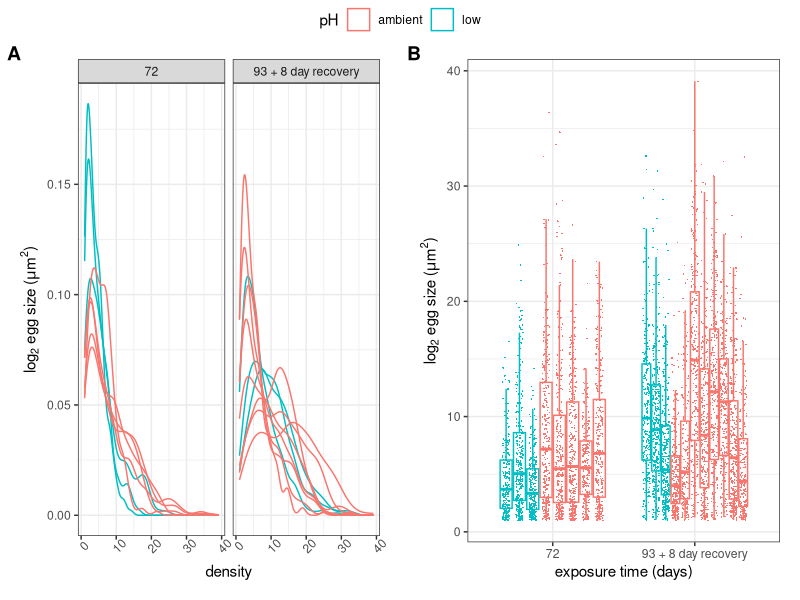
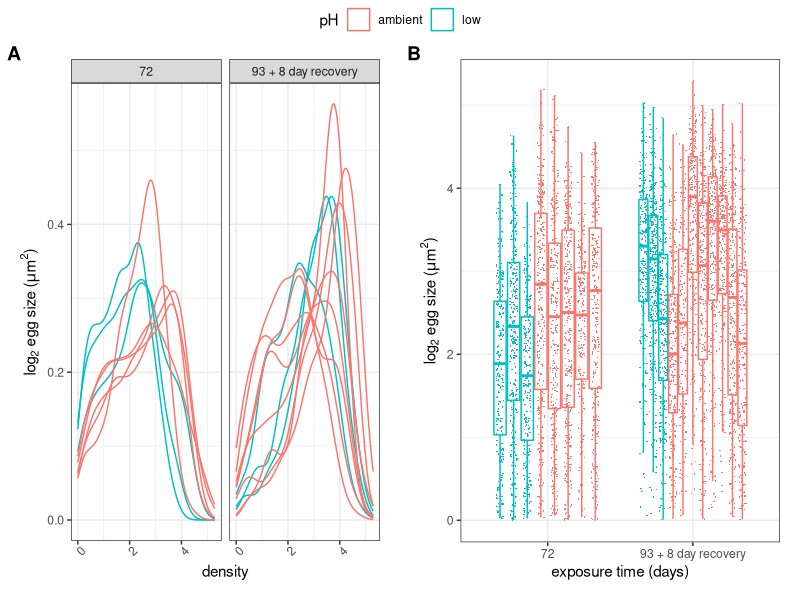
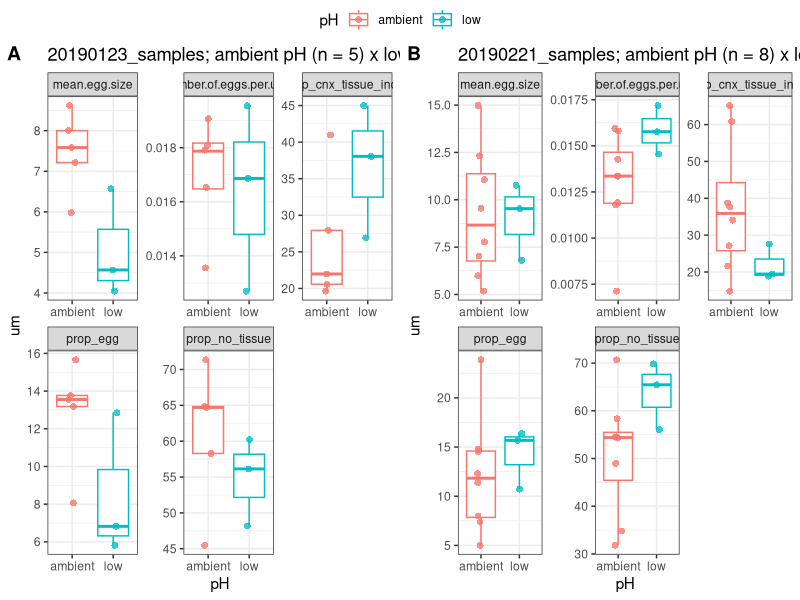
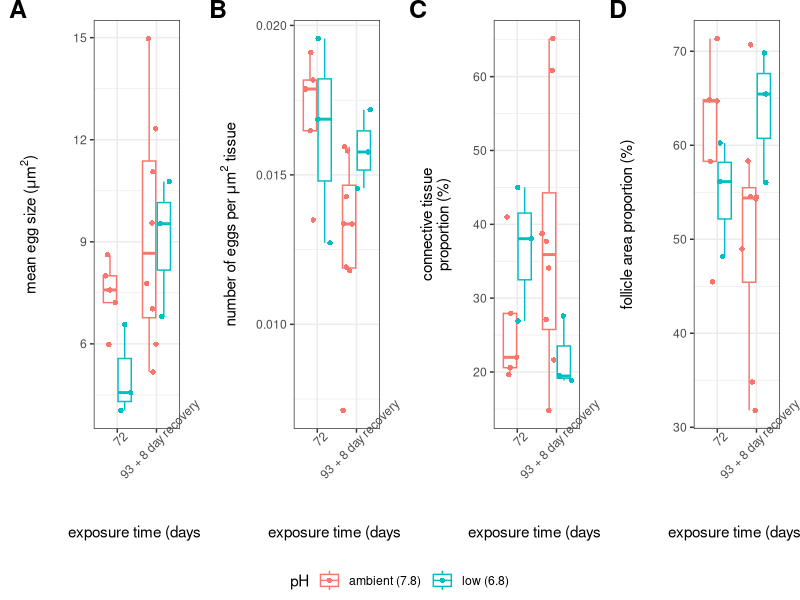

R code for these plots, in order: (Note: this script raises an error after producing the figures.)
## ---- chunk 1
library(ggplot2)
library(ggpubr)
library(rstatix)
library(dplyr)
library(broom)
library(lme4)
## ---- chunk 2
female_data <- read.csv("../../data/histology/20200820_Female_Gonad_RESULTS.csv", stringsAsFactors = F,colClasses = c(rep("character",4),rep("numeric",7)))


egg_size <- read.csv("../../data/histology/Female_Gonad/egg_size.csv", stringsAsFactors = F, colClasses = c("character","character","numeric"))
## ---- chunk 3
#rename columns
colnames(egg_size) <- c("date", "sample_ID", "egg_size")

#merge egg size data with treatment info
egg_size_m <- merge(female_data[,c("date", "sample_ID","pH")], egg_size)

egg_size_m$date <- gsub("20190123", "72",egg_size_m$date)

egg_size_m$date <- gsub("20190221", "93 + 8 day recovery",egg_size_m$date)
## ---- chunk 4
#first check distribution

p <- ggplot(data = egg_size_m,aes(x = egg_size, color = pH, group = sample_ID)) + geom_density() + theme_bw() + labs(x = "density", y =expression(paste(log[2]," egg size (",mu,"m"^2,")", sep = "")))+ theme(plot.margin = unit(c(rep(1,4)), "lines"), axis.text.x = element_text(angle = 45)) + facet_wrap(~date)

#it's left skewed so try log transformation
q <- ggplot(data = egg_size_m,aes(x = log(egg_size,2), color = pH, group = sample_ID)) + geom_density() + theme_bw() + labs(x = "density", y = expression(paste(log[2]," egg size (",mu,"m"^2,")", sep = "")))+ theme(plot.margin = unit(c(rep(1,4)), "lines"), axis.text.x = element_text(angle = 45)) + facet_wrap(~date)

#plot boxplots
r <- ggplot(data = egg_size_m,aes(x = date, y = egg_size, color = pH, group = interaction(pH,date, sample_ID))) + geom_boxplot(outlier.shape = NA) + geom_point(pch = 16, size=0.2,position = position_jitterdodge(jitter.width = 0.05)) + theme_bw() + labs(x = "exposure time (days)", y = expression(paste(log[2]," egg size (",mu,"m"^2,")", sep = "")))+ theme(plot.margin = unit(c(rep(1,4)), "lines"))

#after log transformation
s <- ggplot(data = egg_size_m,aes(x = date, y = log(egg_size,2), color = pH, group = interaction(pH,date, sample_ID))) + geom_boxplot(outlier.shape = NA) + geom_point(pch = 16, size=0.2,position = position_jitterdodge(jitter.width = 0.05)) + theme_bw() + labs(x = "exposure time (days)", y = expression(paste(log[2]," egg size (",mu,"m"^2,")", sep = "")))+ theme(plot.margin = unit(c(rep(1,4)), "lines"))

jpeg("egg_size_dist.jpg", width = 12, height = 6, units = "in", res = 300)
ggpubr::ggarrange(p,r,labels = "AUTO", common.legend = T)
dev.off()

jpeg("log_egg_size_dist.jpg", width = 12, height = 6, units = "in", res = 300)
ggpubr::ggarrange(q,s,labels = "AUTO", common.legend = T)
dev.off()

summary(aov(log(egg_size,2) ~ pH * date, data = egg_size_m))

View(tidy(TukeyHSD(aov(log(egg_size,2) ~ pH * date, data = egg_size_m))))


## ---- chunk 5
female_data$prop_egg <- (female_data$egg.area..based.on.ind.eggs. / female_data$total.area..um.) *100

female_data$prop_no_tissue <- (female_data$no.tissue.area / female_data$total.area..um.) *100

female_data$prop_cnx_tissue_indve <- (female_data$connective.tissue.area..egg.based.on.indiv./ female_data$total.area..um.)*100

#create column for relative # of eggs
female_data$number.of.eggs.per.um2 <- (female_data$number.of.eggs/female_data$total.area..um.)


female_data$pH_date <- paste(female_data$date, female_data$pH, sep = "_")



## ---- chunk 6
female_data_STACKED <- tidyr::gather(female_data,"metric", "um", 5:(ncol(female_data)-1))

female_data_STACKED$um <- as.numeric(female_data_STACKED$um)
## ---- chunk 7
female_data_STACKED_filt <- female_data_STACKED[grep("prop|per|mean", female_data_STACKED$metric),]

## ---- chunk 8
female_data_STACKED_filt$pH <- as.factor(female_data_STACKED_filt$pH)

female_data_STACKED_filt$date <- as.factor(female_data_STACKED_filt$date)

female_data_STACKED_filt$metric <- as.factor(female_data_STACKED_filt$metric)



## ---- chunk 9

#plot january samples
#jpeg("20190123_boxplots.jpg", width = 6, height = 6, units = "in", res = 300)
a <- ggplot(data = female_data_STACKED_filt[which(female_data_STACKED_filt$date == "20190123"),],aes(x = pH, y = um, color = pH)) + geom_boxplot(outlier.shape = NA) + facet_wrap(~metric, scale = "free") + geom_jitter(alpha=0.8,shape =16,size = 2, position= position_jitter(0.1)) + theme_bw() + ggtitle("20190123_samples; ambient pH (n = 5) x low pH (n = 3)")
#dev.off()

#plot feb samples
#jpeg("20190221_boxplots.jpg", width = 6, height = 6, units = "in", res = 300)
b <- ggplot(data = female_data_STACKED_filt[which(female_data_STACKED_filt$date == "20190221"),],aes(x = pH, y = um, color = pH)) + geom_boxplot(outlier.shape = NA) + facet_wrap(~metric, scale = "free") + geom_jitter(alpha=0.8,shape =16,size = 2, position= position_jitter(0.1)) + theme_bw() + ggtitle("20190221_samples; ambient pH (n = 8) x low pH (n = 3)")
#dev.off()

jpeg("all_samples_boxplots.jpg", width = 12, height = 6, units = "in", res = 300)
ggpubr::ggarrange(a,b,labels = "AUTO", common.legend = T)
dev.off()

#plot all samples together
#jpeg("dates_combined_boxplots.jpg", width = 6, height = 6, units = "in", res = 300)
#ggplot(data = female_data_STACKED_filt,aes(x = pH, y = um)) +geom_boxplot(aes(color = pH), outlier.shape = NA) + facet_wrap(~metric, scale = "free") + geom_jitter(aes(color = pH),alpha = 0.8,shape =16, size = 2,position= position_jitter(0.2)) + theme_bw() + ggtitle("all samples; ambient pH (n = 13) x low pH (n = 6)")
#dev.off()
## ---- chunk 10
female_data_STACKED_filt$pH <- gsub("low", "low (6.8)", female_data_STACKED_filt$pH)

female_data_STACKED_filt$pH <- gsub("ambient", "ambient (7.8)", female_data_STACKED_filt$pH)

female_data_STACKED_filt$date <- gsub("20190123", "72",female_data_STACKED_filt$date)

female_data_STACKED_filt$date <- gsub("20190221", "93 + 8 day recovery",female_data_STACKED_filt$date)
## ---- chunk 11
c <- ggplot(data = female_data_STACKED_filt[which(female_data_STACKED_filt$metric == "mean.egg.size"),],aes(x = date, y = um, color = pH, group = interaction(pH,date))) + geom_boxplot(outlier.shape = NA) + geom_point(pch = 16, position = position_jitterdodge()) + theme_bw() + labs(x = "exposure time (days)", y = expression(paste("mean egg size (",mu,"m"^2,")", sep = "")))+ theme(plot.margin = unit(c(rep(1,4)), "lines"),, axis.text.x = element_text(angle = 45))

d <- ggplot(data = female_data_STACKED_filt[which(female_data_STACKED_filt$metric == "number.of.eggs.per.um2"),],aes(x = date, y = um, color = pH, group = interaction(pH,date))) + geom_boxplot(outlier.shape = NA) + geom_point(pch = 16, position = position_jitterdodge()) + theme_bw() + labs(x = "exposure time (days)", y = expression(paste("number of eggs per ",mu,"m"^2," tissue", sep = "")))+ theme(plot.margin = unit(c(rep(1,4)), "lines"),, axis.text.x = element_text(angle = 45))

e <- ggplot(data = female_data_STACKED_filt[which(female_data_STACKED_filt$metric == "prop_cnx_tissue_indve"),],aes(x = date, y = um, color = pH, group = interaction(pH,date))) + geom_boxplot(outlier.shape = NA) + geom_point(pch = 16, position = position_jitterdodge()) + theme_bw() + labs(x = "exposure time (days)", y = "connective tissue\nproportion (%)")+ theme(plot.margin = unit(c(rep(1,4)), "lines"),, axis.text.x = element_text(angle = 45))

f <- ggplot(data = female_data_STACKED_filt[which(female_data_STACKED_filt$metric == "prop_no_tissue"),],aes(x = date, y = um, color = pH, group = interaction(pH,date))) + geom_boxplot(outlier.shape = NA) + geom_point(pch = 16, position = position_jitterdodge()) + theme_bw() + labs(x = "exposure time (days)", y = "follicle area proportion (%)") + theme(plot.margin = unit(c(rep(1,4)), "lines"), axis.text.x = element_text(angle = 45))


jpeg("all_samples_boxplots_newlabs.jpg", width = 10, height = 3, units = "in", res = 300)

ggpubr::ggarrange(c,d,e,f, labels = "AUTO", vjust = 1,common.legend = T, nrow = 1,ncol = 4,legend = "bottom", font.label = c(size = 18), align = "hv")
dev.off()
## ---- chunk 12
## egg size test---------------------------------
#egg size normality with shapiro test
female_data_STACKED_filt %>% tidyr::pivot_wider(names_from = metric,values_from = um ) %>% shapiro_test(mean.egg.size)
#  variable      statistic     p
#  <chr>             <dbl> <dbl>
#1 mean.egg.size     0.951 0.407

#levene test
female_data_STACKED_filt %>% tidyr::pivot_wider(names_from = metric,values_from = um ) %>% levene_test(mean.egg.size~pH)
# A tibble: 1 x 4
#    df1   df2 statistic     p
#  <int> <int>     <dbl> <dbl>
#1     1    17  0.000532 0.982



#try a two way ANOVA for effects of pH and time
egg_size_pHxTIME <- aov(um~date*pH, data = female_data_STACKED_filt[which(female_data_STACKED_filt$metric=="mean.egg.size"),])

summary(egg_size_pHxTIME)
#            Df Sum Sq Mean Sq F value Pr(>F)  
#date         1  31.49  31.491   4.941  0.042 *
#pH           1   6.07   6.074   0.953  0.344  
#date:pH      1   4.97   4.974   0.780  0.391  
#Residuals   15  95.60   6.373

#try a 1way anova for time effect
egg_size_TIME  <- aov(um~date, data = female_data_STACKED_filt[which(female_data_STACKED_filt$metric=="mean.egg.size"),])

summary(egg_size_TIME)

#          Df Sum Sq Mean Sq F value Pr(>F)  
#date         1  31.49  31.491    5.02 0.0387 *
#Residuals   17 106.65   6.273                 
#---
#Signif. codes:  0 ‘***’ 0.001 ‘**’ 0.01 ‘*’ 0.05 ‘.’ 0.1 ‘ ’ 1


## Date has an effect

#Does pH have an effect?
egg_size_pH  <- aov(um~pH, data = female_data_STACKED_filt[which(female_data_STACKED_filt$metric=="mean.egg.size"),])

summary(egg_size_pH)
#            Df Sum Sq Mean Sq F value Pr(>F)
#pH           1   9.36   9.361   1.236  0.282
#Residuals   17 128.78   7.575     


#is there an effect of treatment at a specific time?
egg_size_jan_pH  <- aov(um~pH, data = female_data_STACKED_filt[which(female_data_STACKED_filt$metric=="mean.egg.size" & female_data_STACKED_filt$date == "20190123"),])

#yes there is 
summary(egg_size_jan_pH)
#            Df Sum Sq Mean Sq F value Pr(>F)  
#pH           1 10.963  10.963   8.825 0.0249 *
#Residuals    6  7.453   1.242                 
#---
#Signif. codes:  0 ‘***’ 0.001 ‘**’ 0.01 ‘*’ 0.05 ‘.’ 0.1 ‘ ’ 1

#BUT NOT in the Feb group
#summary(egg_size_feb_pH)
#            Df Sum Sq Mean Sq F value Pr(>F)
#pH           1   0.08   0.085   0.009  0.928
#Residuals    9  88.14   9.794

## ---- chunk 13

wt <- female_data_STACKED_filt %>% group_by(metric) %>% wilcox_test(um ~ pH )


glm_res <- female_data_STACKED_filt %>% group_by(metric) %>% do(glm_models = glm(um ~ pH*date, data = .))

full.lmer <-  female_data_STACKED_filt %>% group_by(metric) %>% do(lmer_models = lmer(um ~ pH*date + (1|tank), data = ., REML = F))


red.lmer <-  female_data_STACKED_filt %>% group_by(metric) %>% do(lmer_models = lmer(um ~ 1 + (1|tank), data = ., REML = F))

for(i in 1:length(full.lmer$metric)){
  a <- anova(red.lmer$lmer_models[[i]], full.lmer$lmer_models[[i]])
  print(a)
}


aov_res_summ <- broom::tidy(aov_res)

wt <- wt %>% add_xy_position(x = "pH")

bxp <- ggboxplot(female_data_STACKED_filt, x = "pH", y = "um", color = "pH",facet.by = "metric", scales = "free", add = "jitter") 

jpeg("dates_combined_boxplots_pvals.jpg", width = 6, height = 6, units = "in", res = 300)
bxp + stat_pvalue_manual(wt,bracket.nudge.y = -2,label = "{p}") + scale_y_continuous(expand = expansion(mult = c(0.05, 0.1)))
dev.off()


wwt <- female_data_STACKED_filt %>% group_by(date,metric) %>% do(broom::tidy(wilcox.test(um ~ pH,data = . )))



#run stats on all data regardless of date
wt <- female_data_STACKED_filt %>% group_by(metric) %>% do(broom::tidy(wilcox.test(um ~ pH,data = . )))


#run stats on all data regardless of date
Tt <- female_data_STACKED_filt %>% group_by(metric) %>% do(broom::tidy(t.test(um ~ pH,data = . )))

aovt <- female_data_STACKED_filt %>% group_by(metric) %>% do(broom::tidy(aov(um ~ pH,data = . )))

glmt <- female_data_STACKED_filt %>% group_by(metric) %>% do(broom::tidy(glm(um ~ pH,data = . )))

## ---- chunk 14
ggplot(data = female_data, aes(x = tank,y = perc_follicle_area, group = as.factor(tank), fill = pH)) + geom_violin(trim = FALSE) + geom_boxplot(width = 0.2) + geom_jitter(shape =16, position= position_jitter(0.1)) + ylab("follicle area (%)") + theme_bw()
## ---- chunk 15
model <- aov(perc_follicle_area ~ pH * tank, data = female_data)
summary(model)
## ---- chunk 16
ggplot(data = female_data, aes(x = pH,y = perc_egg_area, group = as.factor(pH), fill = pH)) + geom_violin(trim = FALSE) + geom_boxplot(width = 0.2) + geom_jitter(shape =16, position= position_jitter(0.1)) + ylab("egg area (%)") + theme_bw()
## ---- chunk 17
pH6.8 <- subset(female_data, pH == "6.8", perc_egg_area, drop = TRUE)
pHamb <- subset(female_data, pH == "amb", perc_egg_area, drop = TRUE)
wt <- wilcox.test(pH6.8, pHamb)
print(wt$p.value)
## ---- chunk 18
ggplot(data = female_data, aes(x = tank,y = perc_egg_area, group = as.factor(tank), fill = pH)) + geom_violin(trim = FALSE) + geom_boxplot(width = 0.2) + geom_jitter(shape =16, position= position_jitter(0.1)) + ylab("egg area (%)") + theme_bw()
## ---- chunk 19
model <- aov(perc_egg_area ~ pH * tank, data = female_data)
summary(model)
## ---- chunk 20
ggplot(data = female_data, aes(x = pH,y = follicle_egg_ratio, group = as.factor(pH), fill = pH)) + geom_violin(trim = FALSE) + geom_boxplot(width = 0.2) + geom_jitter(shape =16, position= position_jitter(0.1)) + ylab("egg:follicle ratio") + theme_bw()
## ---- chunk 21
pH6.8 <- subset(female_data, pH == "6.8", follicle_egg_ratio, drop = TRUE)
pHamb <- subset(female_data, pH == "amb", follicle_egg_ratio, drop = TRUE)
wt <- wilcox.test(pH6.8, pHamb)
print(wt$p.value)

## ---- chunk 22
ggplot(data = female_data, aes(x = tank,y = follicle_egg_ratio, group = as.factor(tank), fill = pH)) + geom_violin(trim = FALSE) + geom_boxplot(width = 0.2) + geom_jitter(shape =16, position= position_jitter(0.1)) + ylab("egg:follicle ratio") + theme_bw()
## ---- chunk 23
model <- aov(follicle_egg_ratio ~ pH * tank, data = female_data)
summary(model)
